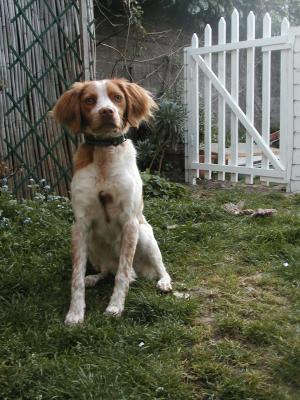
#> input picture tp1/talvi.jpg, 300 x 400 px
$ python TP1-scikit.py
#> lines starting #> are read from the running program, lines starting #| are printed output that depends on the picture
# coding: utf8
# skimage >= 0.12

import matplotlib.pyplot as plt
import numpy as np

from skimage import exposure, transform, filters, io, color, measure
from skimage.util.dtype import dtype_range

# [36 lines left out: functions quantification, quadratique, seuillage, not called in this run]


def plot_img_and_hist(img, axes, bins=256):

    ax_img, ax_hist = axes
    ax_cdf = ax_hist.twinx()

    # Display image
    ax_img.imshow(img, cmap='gray')
    ax_img.set_axis_off()

    # Display histogram
    ax_hist.hist(img.ravel() * 255, bins=bins)
    ax_hist.ticklabel_format(axis='y', style='scientific', scilimits=(0, 0))
    ax_hist.set_xlabel('Pixel intensity')


    ax_hist.set_xlim(0, 255)
    # Display cumulative distribution
    img_cdf, bins = exposure.cumulative_distribution(img*255, bins)
    ax_cdf.plot(bins, img_cdf, 'r')

    return ax_img, ax_hist, ax_cdf


def egalisation(img):
    # Display results
    fig = plt.figure()
    axes = np.zeros((2, 3), dtype=np.object)
    axes[0,0] = plt.subplot(2, 2, 1, adjustable='box-forced')
    axes[0,1] = plt.subplot(2, 2, 2, sharex=axes[0,0], sharey=axes[0,0], adjustable='box-forced')
    axes[1,0] = plt.subplot(2, 2, 3)
    axes[1,1] = plt.subplot(2, 2, 4)

    img_egalisee = exposure.equalize_hist(img)

    ax_img, ax_hist, ax_cdf = plot_img_and_hist(img, axes[:, 0])
    ax_img.set_title('Image originale')
    ax_hist.set_ylabel('nombre de pixels')

    ax_img, ax_hist, ax_cdf = plot_img_and_hist(img_egalisee, axes[:, 1])
    ax_img.set_title('Image égalisée')

    ax_cdf.set_ylabel("Part de l'intensité totale")


    # prevent overlap of y-axis labels
    fig.subplots_adjust(wspace=0.4)
    plt.show()

# [14 lines left out: function agrandissement, not called in this run]


if __name__ == '__main__':
    img = color.rgb2gray(io.imread("talvi.jpg"))
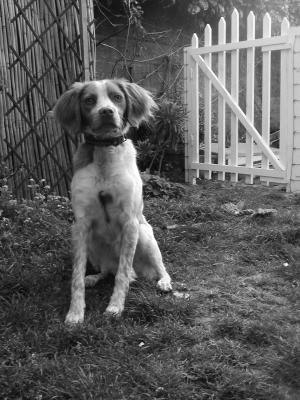
#> img: shape (400, 300) float64; min 0.0025, max 1, mean 0.371

    # print(quadratique(quantification(img), img))
    # seuillage(img)
    egalisation(img)
#> in egalisation, `img_egalisee = exposure.equalize_hist(img)`:
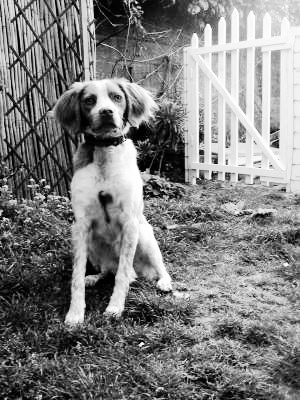
#> img_egalisee: shape (400, 300) float64; min 8.33e-06, max 1, mean 0.503
#> in plot_img_and_hist, `img_cdf, bins = exposure.cumulative_distribution(img*255, bins)`: img_cdf = 256 values from 8.33e-06 to 1; bins = 256 values from 1.13 to 254.5
#> in egalisation, `plt.show()`:
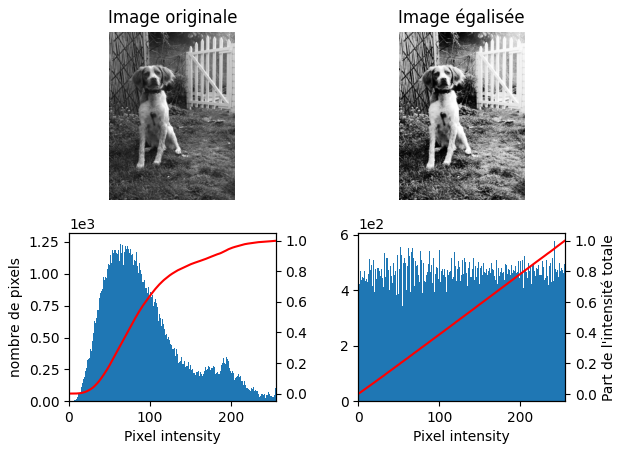
#> figure drawn by matplotlib, 6 panels; panel 3: tallest bar 1256 high, from x = 51.31 to 52.3; panel 4: tallest bar 576 high, from x = 241.1 to 242.1; panel 5: curve peaks at x = 254.5, y = 1; panel 6: curve peaks at x = 254.5, y = 1
    # seuillage(img)
    # agrandissement(img)

$ run again, with tp1/maison.jpg copied over tp1/talvi.jpg
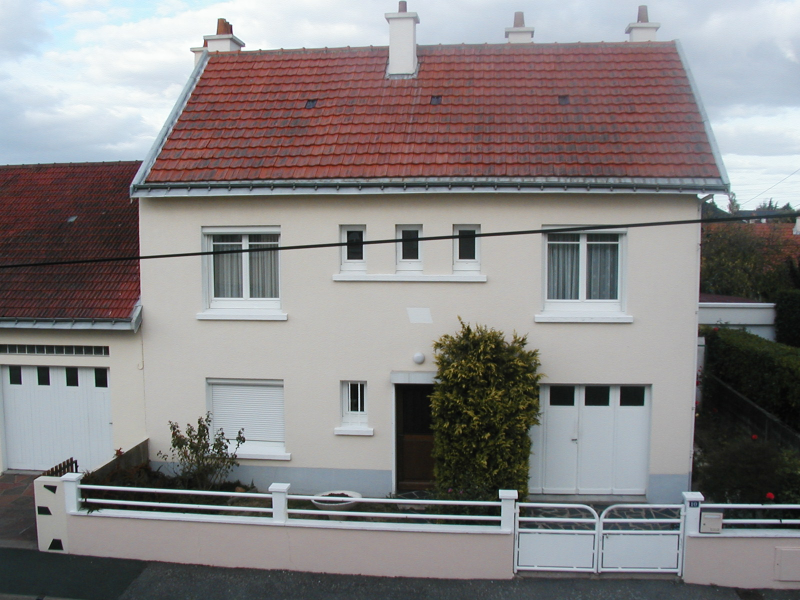
#> input picture tp1/maison.jpg, 1600 x 1200 px (shown at 1/2 size)
#> `img = color.rgb2gray(io.imread("talvi.jpg"))`:
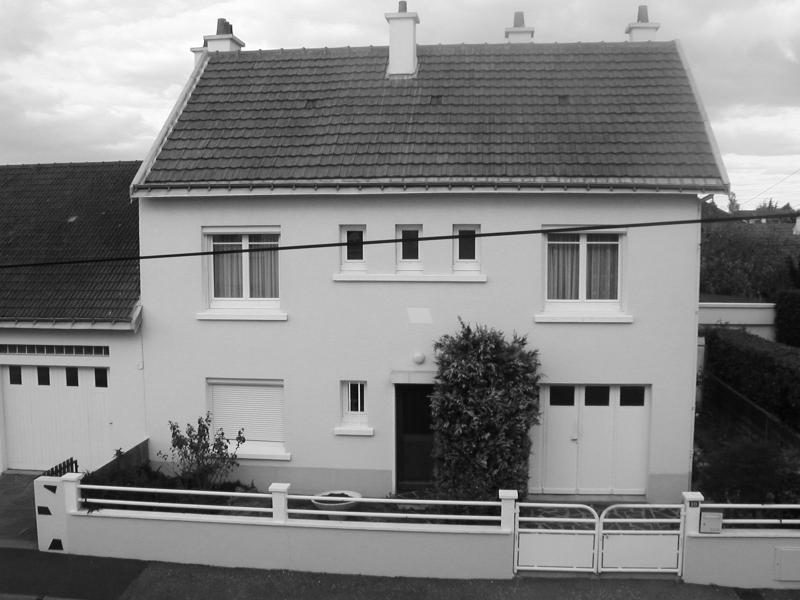
#> img: shape (1200, 1600) float64 (shown at 1/2 size); min 0.00113, max 1, mean 0.514
#> img_cdf = 256 values from 8.33e-06 to 1; bins = 256 values from 0.786 to 254.5
